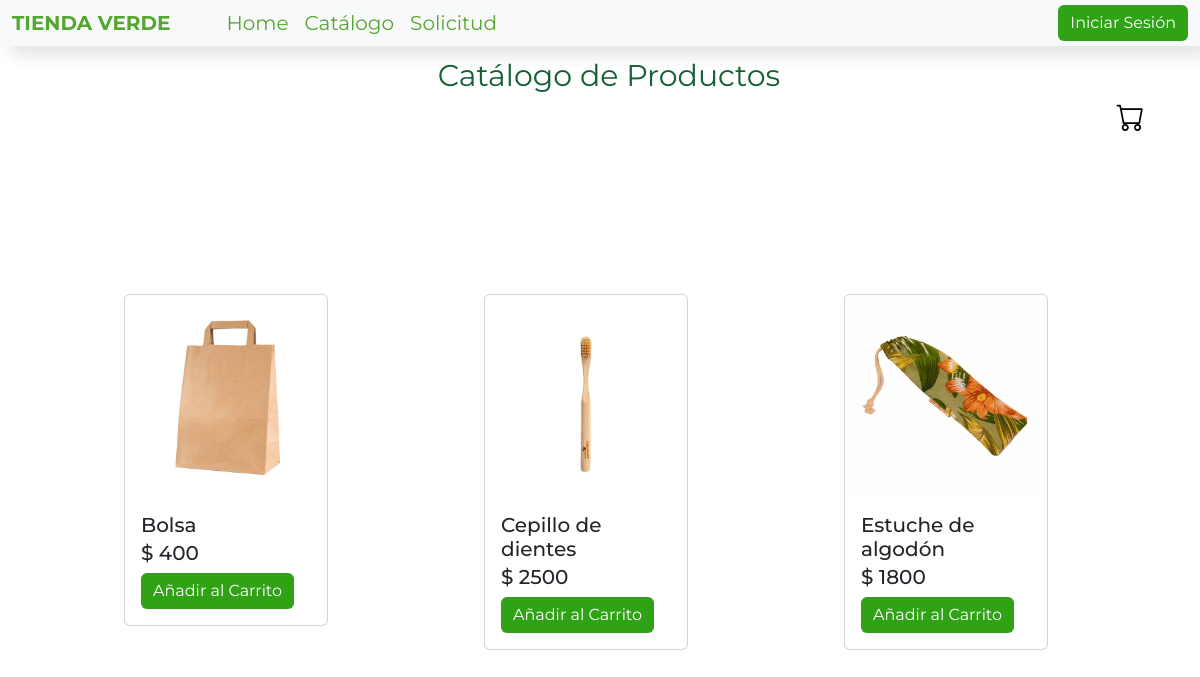
Page /catalogo/ on the earlier database version.
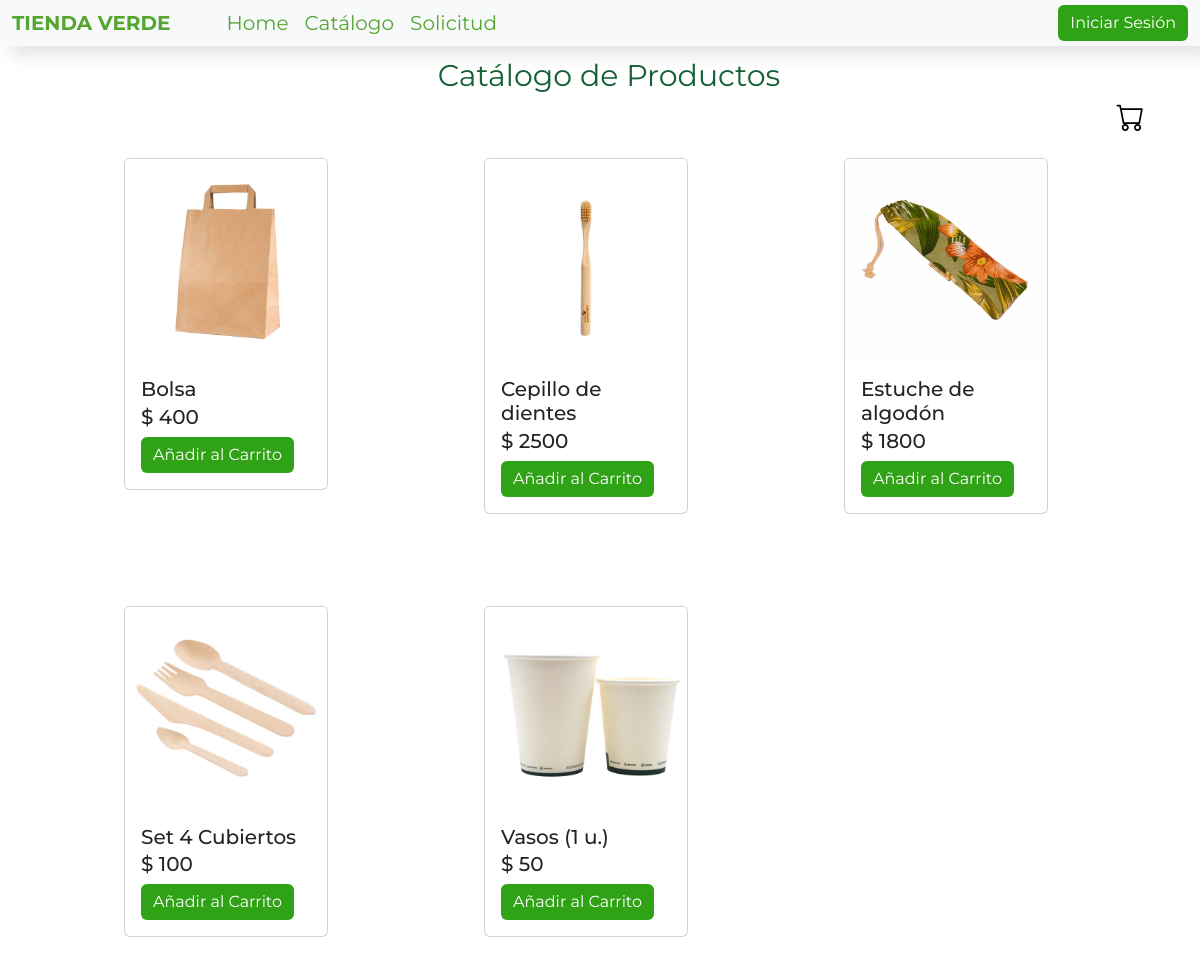
Same page on the later database version.
### core/models.py (models this page shows, shortened)
class Product (models.Model):
    nombre = models.CharField(max_length=64)
    precio = models.IntegerField(default=0)
    imagen = models.ImageField(upload_to="productos", null=True)

### core/views.py (the view)
# urls.py: path('catalogo/', catalogo, name='catalogo'),
def catalogo(request):
    productos = Product.objects.all()
    return render(request,'core/catalogo.html', {'productos' : productos})

### core/context_processor.py (called while the page is built)
def total_carrito(request):
    total = 0
    if request.user.is_authenticated:
        if "carrito" in request.session.keys():
            for key, value in request.session["carrito"].items():
                total += int(value["acumulado"])
    return {"total_carrito" : total}

def total_cantidad(request):
    total = 0
    if request.user.is_authenticated:
        if "carrito" in request.session.keys():
            for key, value in request.session["carrito"].items():
                total += int(value["cantidad"])
    return {"total_cantidad" : total}

### core/templates/core/catalogo.html (shortened to what this page needs)
{% extends 'core/base.html' %}
{% block main %}
<div class = "Carrito ">
    <a href="{% url 'carrito' %}" class="btn btn-primary" id = "botonCarrito"><i class="bi bi-cart fs-3" id = "cartIcon"></i> </a>
</div>
  <p class = "textCatálogo" style="margin-top: 0.9vw ;margin-left: 1vw; margin-bottom: 0; position: relative;">Catálogo de Productos</p>
  <div class = "productos">
    <div class="row row-cols-2 row-cols-md-3 g-2" id = "productRows" style="padding: 0 0 0 0; margin: 0 0 0 0;">
        {% for producto in productos %}
        <div class="col">
          <div class="card">
            {% if producto.imagen %}
            <img src="{{ producto.imagen.url }}" class="card-img-top" alt="...">
            {% endif %}
            <div class="card-body">
              <h5 class="card-title">{{ producto.nombre }}</h5>
              <h5 class="price"> $ {{ producto.precio }} </h5>
              <a  href="{% url 'Add' producto.id %}" class="btn btn-primary addProduct">Añadir al Carrito</a>
            </div>
          </div>
        </div>
        {% endfor %}
      </div>
  </div>
{% endblock %}

### core/templates/core/base.html (shortened to what this page needs)
{% load static %}
<!DOCTYPE html>
<html lang="en">
<head>
    <link rel="stylesheet" href="{% static 'core/css/bootstrap.css' %}">
    <link rel="stylesheet" href="{% static 'core/css/estilos.css' %}">
    <link rel="stylesheet" href="https://cdn.jsdelivr.net/npm/bootstrap-icons@1.11.3/font/bootstrap-icons.min.css">
</head>
<body>
        <nav class="navbar navbar-expand-lg bg-body-tertiary fixed-top">
            <div class="container-fluid">
              <strong>TIENDA VERDE</strong>
              <div class="collapse navbar-collapse" id="navbarNavDropdown">
                <ul class="navbar-nav">
                  <li class="nav-item">
                    <a class="nav-link" aria-current="page" href="{% url 'home' %}">Home</a>
                  </li>
                  <li class="nav-item">
                    <a class="nav-link" href="{% url 'catalogo' %}">Catálogo</a>
                  </li>
                  <li class="nav-item">
                    <a class="nav-link" href="{% url 'formulario' %}">Solicitud</a>
                  </li>
                </ul>
              </div>
              {% if request.user.is_authenticated %}
                    <a class = "btn btnsesion" href="{% url 'exit' %} " style="color: white;">Cerrar sesion</a>
              {% else %}
                    <a class = "btn btnsesion" href="{% url 'login' %}" style="color: white;">Iniciar Sesión</a>
              {% endif %}
            </div>
        </nav>
    {% block main %}
    {% endblock %}
</body>
</html>

### core/static/core/css/estilos.css (style rules this page uses)
* { font-family: "Montserrat", sans-serif; }
body { padding: 2vw 0 0 0; margin: 1.5vw 0 0 0; }
.container-fluid { color: #55a630; box-shadow: 10px 10px 15px rgb(0, 0, 0, 0.1); }
.navbar { font-size: 20px; font-family: "Montserrat", sans-serif; padding: 0px; margin: 0px; }
.navbar-nav { margin: 0 0 0 4vw; }
.nav-link { color: #55a630 ; }
.btnsesion { float: right; }
.textCatálogo { margin: 5vw 0 0 0; padding: 0 0 0 10.5vw; font-size: 30px; color: #156135; text-align: center; }
.productos { margin: 0 0 0 0; padding: 0 0 0 10vw; width: 100%; height: 60vw; display: flex; display: inline-block; flex-direction: row; flex-wrap: wrap; box-sizing: border-box; align-content: center; justify-content: center; }
.card { width: 17vw; margin: 3vw 0 4vw 0; box-sizing: border-box; max-width: 18rem; }
.card-title { margin: 0 0 0.3vw; display: inline-block; font-size: 20px; }
.card img { width: 100%; height: auto; object-fit: cover; }
.Carrito { width: 7vw; height: 2vw; float: right; margin: 4vw 3vw 0 0; text-align: center; }
.btn { background-color: #2fa216; border: #2fa216; }
#botonCarrito { width: 2.9vw; height: 2.8vw; background-color: transparent; color: #000; border: none; align-content: center; justify-content: center; display: inline-block; box-sizing: border-box; }

Differences in the rows shown:
added Product: imagen (picture), nombre "Set 4 Cubiertos", precio "100"
added Product: imagen (picture), nombre "Vasos (1 u.)", precio "50"
